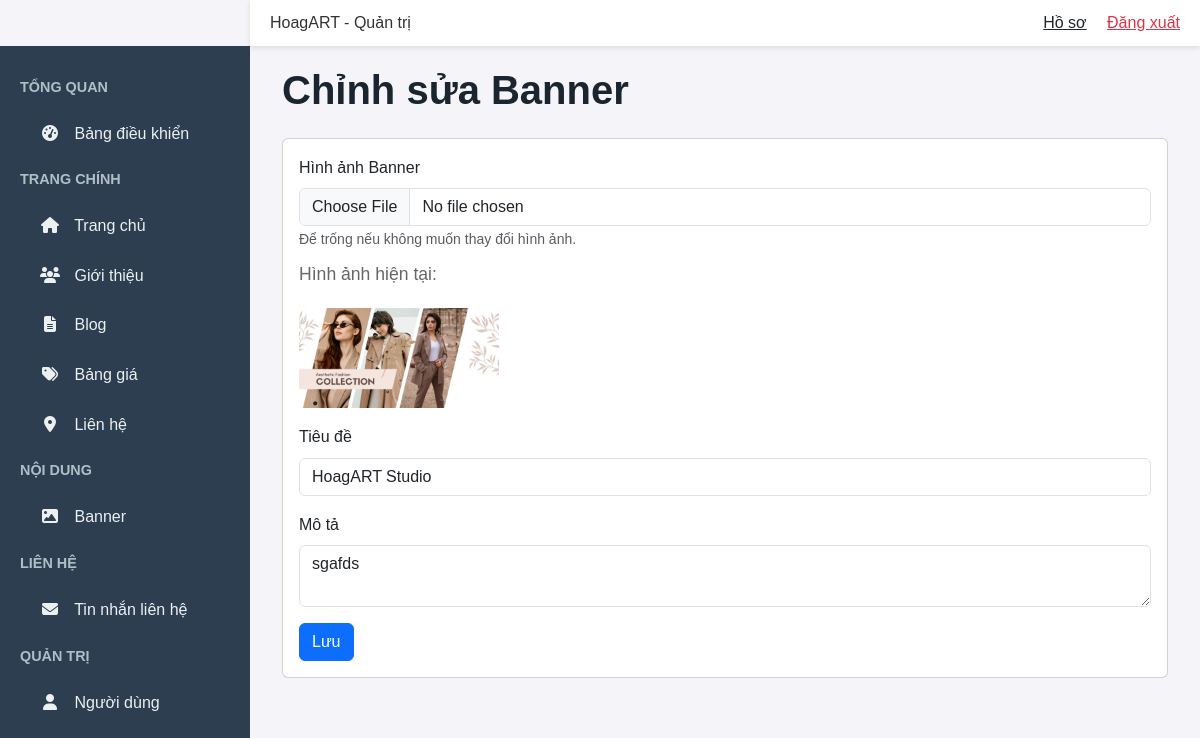
The app's page /admin/banners/edit/5 (signed in), older data.
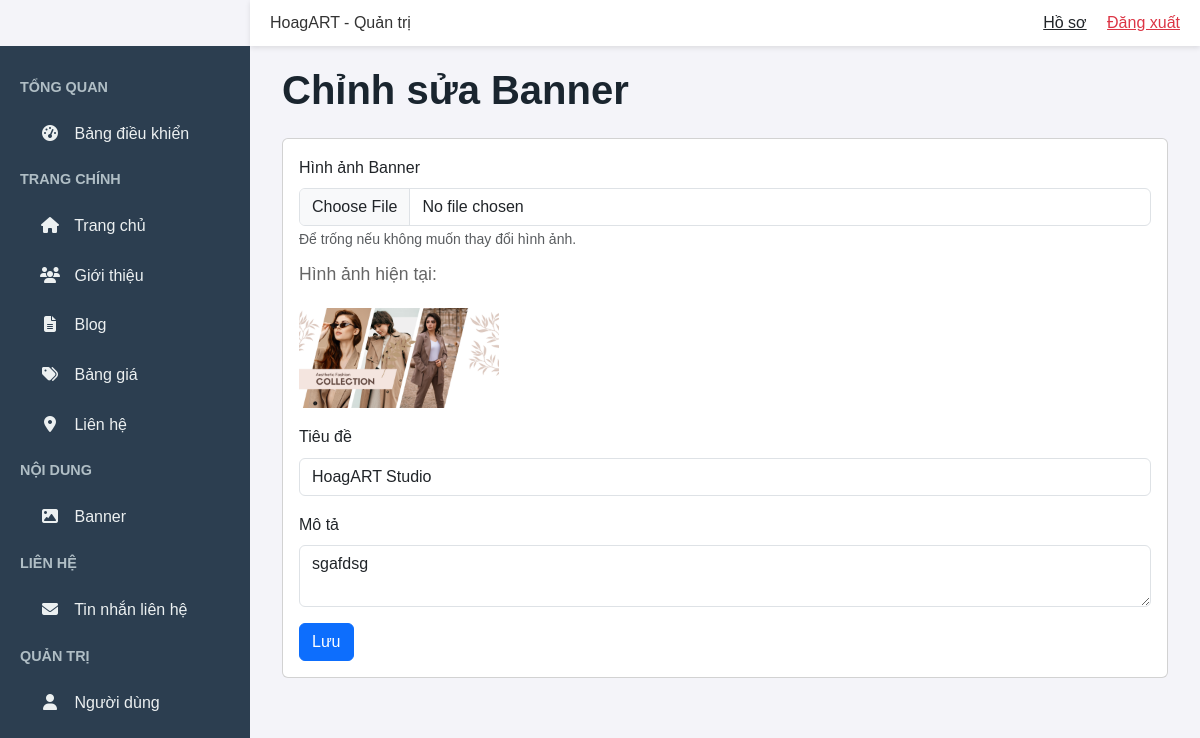
The same page, newer data.
### app/models/banner.py (models this page shows, shortened)
class Banner(db.Model):
    id = db.Column(db.Integer, primary_key=True)
    image_url = db.Column(db.String(200), nullable=False)
    title = db.Column(db.String(100), nullable=False)
    description = db.Column(db.Text)
    created_at = db.Column(db.DateTime, default=datetime.utcnow)

### app/blueprints/admin/routes.py (the view, shortened to what this page needs)
@admin_bp.route('/banners/edit/<int:id>', methods=['GET', 'POST'])
@login_required
@admin_required
def edit_banner(id):
    banner = Banner.query.get_or_404(id)
    form = EditBannerForm(obj=banner)
    return render_template('admin/edit_banner.html', form=form, banner=banner)

### app/blueprints/admin/forms.py
class EditBannerForm(FlaskForm):
    image = FileField('Hình ảnh Banner', validators=[Optional(), FileAllowed(['jpg', 'jpeg', 'png', 'gif'], 'Chỉ cho phép ảnh!')])
    title = StringField('Tiêu đề', validators=[DataRequired(), Length(max=1000)])
    description = TextAreaField('Mô tả', validators=[Optional(), Length(max=5000)])
    submit = SubmitField('Lưu')

### app/blueprints/admin/routes.py (called while the page is built)
def admin_required(f):
    @wraps(f)
    def decorated_function(*args, **kwargs):
        if not current_user.is_authenticated or not current_user.is_admin:
            flash('Bạn không có quyền truy cập trang này.', 'error')
            return redirect(url_for('main.home'))
        return f(*args, **kwargs)
    return decorated_function

### app/templates/admin/edit_banner.html (shortened to what this page needs)
{% extends "admin/base.html" %}  {% block content %}
<div class="container-fluid">
    <h1 class="mb-4">Chỉnh sửa Banner</h1>
    <div class="card">
        <div class="card-body">
            <form method="POST" enctype="multipart/form-data">
                <div class="mb-3">
                    {{ form.image.label(class="form-label") }} {{
                    form.image(class="form-control") }}
                    <small class="form-text text-muted"
                        >Để trống nếu không muốn thay đổi hình ảnh.</small
                    >
                     {% if banner.image_url %}
                    <div class="mt-2">
                        <p>Hình ảnh hiện tại:</p>
                        <img
                            src="{{ banner.image_url }}"
                            alt="{{ banner.title }}"
                            width="200"
                        />
                    </div>
                    {% endif %}
                </div>
                <div class="mb-3">
                    {{ form.title.label(class="form-label") }} {{
                    form.title(class="form-control") }}
                </div>
                <div class="mb-3">
                    {{ form.description.label(class="form-label") }} {{
                    form.description(class="form-control") }}
                </div>
                {{ form.submit(class="btn btn-primary") }}
            </form>
        </div>
    </div>
</div>
{% endblock %}

Row changes from the older to the newer data that the page shows:
changed Banner "HoagART Studio": description "sgafds" → "sgafdsg"
